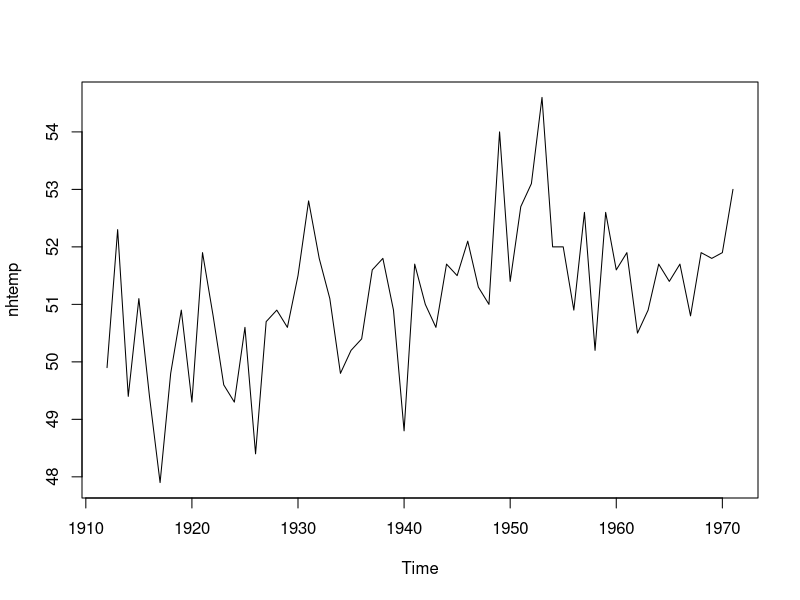
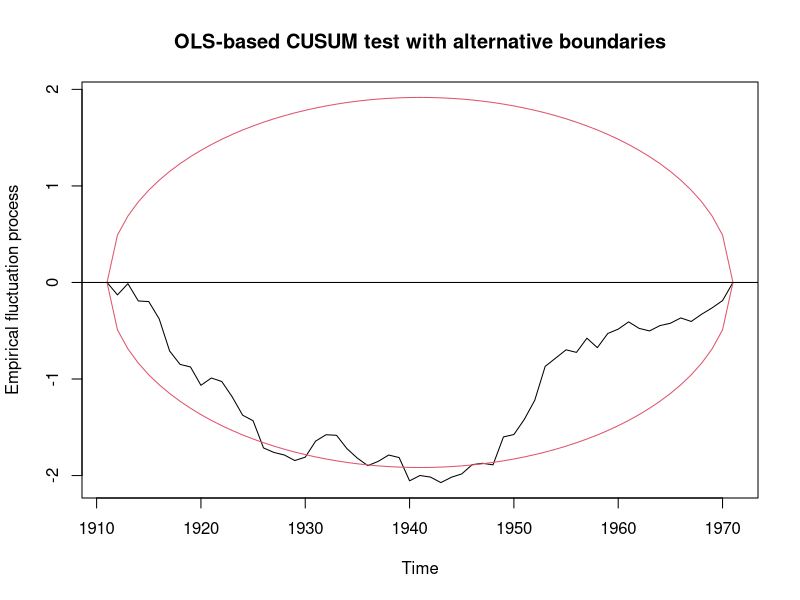
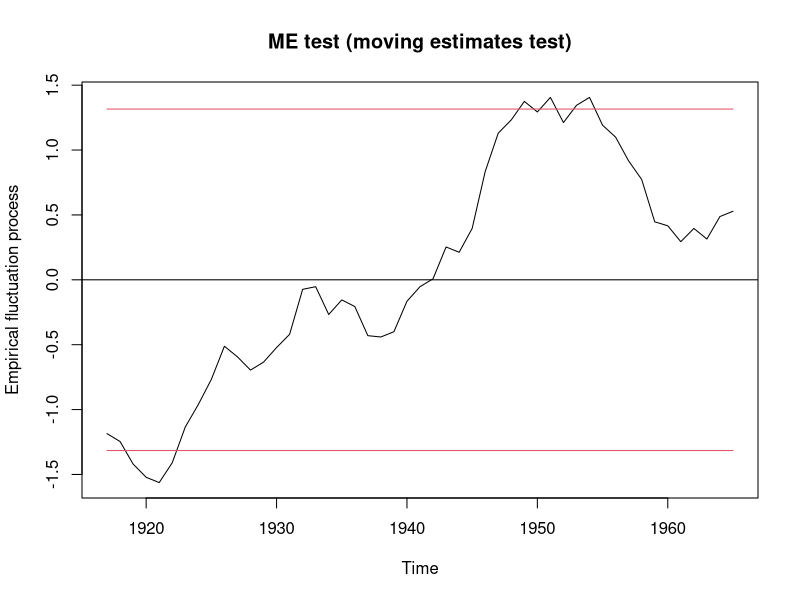

R code for these plots, in order:
library(strucchange)


### Name: sctest.efp
### Title: Generalized Fluctuation Tests
### Aliases: sctest.efp
### Keywords: htest

### ** Examples

## Load dataset "nhtemp" with average yearly temperatures in New Haven
data("nhtemp")
## plot the data
plot(nhtemp)

## test the model null hypothesis that the average temperature remains
## constant over the years compute OLS-CUSUM fluctuation process
temp.cus <- efp(nhtemp ~ 1, type = "OLS-CUSUM")
## plot the process with alternative boundaries
plot(temp.cus, alpha = 0.01, alt.boundary = TRUE)
## and calculate the test statistic
sctest(temp.cus)

## compute moving estimates fluctuation process
temp.me <- efp(nhtemp ~ 1, type = "ME", h = 0.2)
## plot the process with functional = "max"
plot(temp.me)
## and perform the corresponding test
sctest(temp.me)
